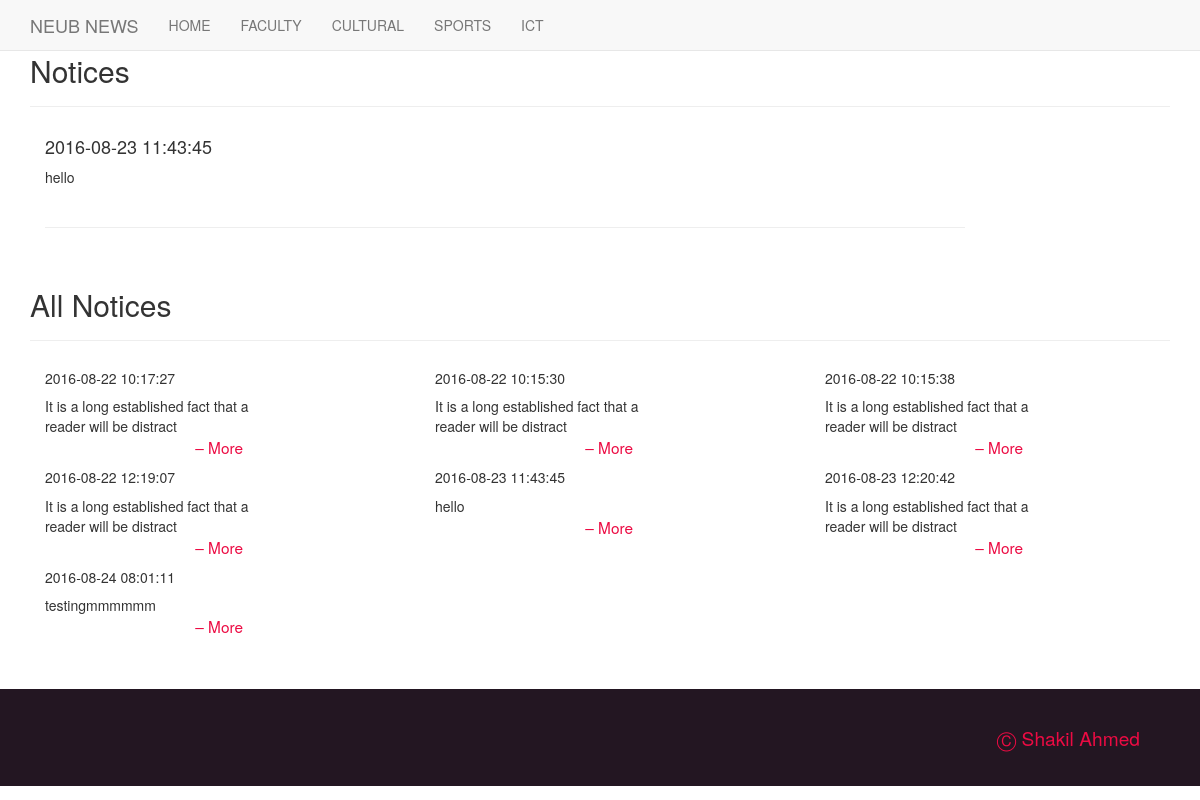
Screenshot of /note_view.php?id=31 with the database file from the repository.
### tables this page shows
CREATE TABLE IF NOT EXISTS `notices` (
`id` int(11) NOT NULL,
  `note` text NOT NULL,
  `notices_time` datetime NOT NULL
);

### note_view.php (the view, shortened to what this page needs)
<?php
	if(isset($_REQUEST['id']))
	{
		$req_id = $_REQUEST['id'];
	}else {
		header('location: index.php');
	}
?>
  </head>
  <?php include 'header.php'; ?>
  <body>
		<div class="container-fluid head-container">
			<div class="container head-container">
				<div class="row">
					<div class="col-lg-12 col-md-12">
						<div class="page-header">
							<h2>Notices</h2>
						</div>
							<div class="col-lg-10 col-md-12">
								<?php
									$sql = mysql_query("select * from notices where id = '$req_id'");
									$note = mysql_fetch_array($sql);
									$notes = $note['note'];
									$date = $note['notices_time'];
								?>
								<h4><?php echo $date?></h4>
								<p>
								<?php
										echo $notes;
								?>
								</br></br><hr />
								</p>
							</div>
					</div>
				</div>
			</div>
		</div>
		<div class="container">
			<div class="page-header"> <h2>All Notices </h2> </div>
				<div class="row">
				<?php
				$sql1 = mysql_query("select * from notices");
						while($notee = mysql_fetch_array($sql1)){
						$notics_id = $notee['id'];
						$notess = $notee['note'];
						$new_notices = substr($notess,0,60);
						$dates = $notee['notices_time'];
				?>
		<div class="col-lg-4 col-md-6">
			<div class="col-lg-8 col-md-6">
				<h5> <?php echo $dates ;?>  </h5>
					<p>
						<?php echo $new_notices; ?>
						<br />
						<a href="note_view.php?id=<?php echo $notics_id; ?>" class="more"> &ndash; More </a>
					</p>
			</div>
		</div>
			<?php
				}
			?>
			</div>
		</div>
		<div class="container-fluid custom-footer">
			 <p>&#9400 Shakil Ahmed</p>
		</div>
  </body>
</html>

### css/custom.css (style rules this page uses)
.head-container { margin-top: 7px; }
.custom-footer { background-color: #231622; color: #EC0B43; margin-top: 50px; font-size: medium; }
.custom-footer p { margin: 35px 45px 35px 5px; float: right; font-size: 1.2em; }
.more { color: #EC0B43; float: right; font-size: 1.1em; padding-right: 12px; padding-bottom: 2px; }

### css/ticker.css (style rules this page uses)
* { margin: 0; padding: 0; font-family: "Helvetica Neue",Helvetica,Arial,sans-serif; }

### rows the page displays
notices: notices_time "2016-08-23 11:43:45", note "hello"
notices: notices_time "2016-08-22 10:17:27", note "It is a long established fact that a reader will be distract"
notices: notices_time "2016-08-22 10:15:30", note "It is a long established fact that a reader will be distract"
notices: notices_time "2016-08-22 10:15:38", note "It is a long established fact that a reader will be distract"
notices: notices_time "2016-08-22 12:19:07", note "It is a long established fact that a reader will be distract"
notices: notices_time "2016-08-23 12:20:42", note "It is a long established fact that a reader will be distract"
notices: notices_time "2016-08-24 08:01:11", note "testingmmmmmm"
